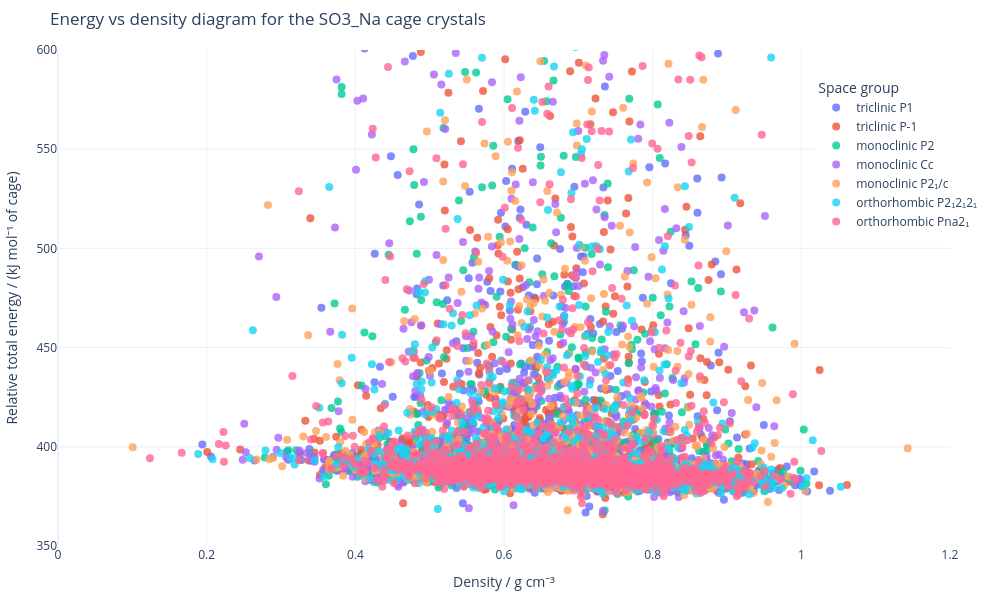

Notebook code for this chart:
### Code cell
df2 = pd.read_csv('SO3_Na_all_sg.csv')

fig = go.Figure()
dic_sg = {1:'triclinic P1',2:'triclinic P-1', 3:'monoclinic P2', 4:'monoclinic Cc',
          5:'monoclinic P2\u2081/c', 6:'orthorhombic P2\u20812\u20812\u2081',
          7:'orthorhombic Pna2\u2081'}


# Step through every pair of columns in the DataFrame
for i in range(2, df2.shape[1], 3):  # Step through every pair of columns
    col1 = df2.iloc[:, i]
    col2 = df2.iloc[:, i + 1]
    col3 = df2.iloc[:, i - 1]
    
    # Add a scatter trace for each pair of columns
    
    fig.add_trace(go.Scatter(
        x=col2, y=col1, mode='markers',marker=dict(size=8, opacity = 0.8), name=dic_sg[(i+1)//3], customdata=col3,  # Attach multiple columns
        hovertemplate="Energy: %{y}<br>Density: %{x}<br>Num_config: %{customdata}"))

# Customize the plot
fig.update_layout(
    title='Energy vs density diagram for the SO3_Na cage crystals',
    xaxis_title="Density / g cm\u207B\u00B3",
    yaxis_title="Relative total energy / (kJ mol\u207B\u00B9 of cage)",
    xaxis_range=[0, 1.2],  # Set range for x-axis
    yaxis_range=[350,600],
    legend_title="Space group",
    legend=dict(title="Space group", x=0.85, y=0.95),
    showlegend=True,
    height=600,  # Adjust the size of the figure
    width=1000,
    template='plotly_white',  # Clean background
    margin=dict(t=50, b=50, l=50, r=50)  # Adjust margins to fit titles# Adjust size of markers
)

# Show the plot
fig.show()

### Figure 1 — Plotly figure (JSON) as saved in the notebook; plotly's stock layout.template omitted (floating-point values rounded to 4 significant figures; data arrays with more than 128 entries replaced by an {"elided": "..."} marker saying what was removed)
{"data": [{"customdata": {"elided": "2643 str values"}, "hovertemplate": "Energy: %{y}<br>Density: %{x}<br>Num_config: %{customdata}", "marker": {"opacity": 0.8, "size": 8}, "mode": "markers", "name": "triclinic P1", "type": "scatter", "x": {"elided": "2643 float values"}, "y": {"elided": "2643 float values"}}, {"customdata": {"elided": "2643 str values"}, "hovertemplate": "Energy: %{y}<br>Density: %{x}<br>Num_config: %{customdata}", "marker": {"opacity": 0.8, "size": 8}, "mode": "markers", "name": "triclinic P-1", "type": "scatter", "x": {"elided": "2643 float values"}, "y": {"elided": "2643 float values"}}, {"customdata": {"elided": "2643 str values"}, "hovertemplate": "Energy: %{y}<br>Density: %{x}<br>Num_config: %{customdata}", "marker": {"opacity": 0.8, "size": 8}, "mode": "markers", "name": "monoclinic P2", "type": "scatter", "x": {"elided": "2643 float values"}, "y": {"elided": "2643 float values"}}, {"customdata": {"elided": "2643 str values"}, "hovertemplate": "Energy: %{y}<br>Density: %{x}<br>Num_config: %{customdata}", "marker": {"opacity": 0.8, "size": 8}, "mode": "markers", "name": "monoclinic Cc", "type": "scatter", "x": {"elided": "2643 float values"}, "y": {"elided": "2643 float values"}}, {"customdata": {"elided": "2643 str values"}, "hovertemplate": "Energy: %{y}<br>Density: %{x}<br>Num_config: %{customdata}", "marker": {"opacity": 0.8, "size": 8}, "mode": "markers", "name": "monoclinic P2₁/c", "type": "scatter", "x": {"elided": "2643 float values"}, "y": {"elided": "2643 float values"}}, {"customdata": {"elided": "2643 str values"}, "hovertemplate": "Energy: %{y}<br>Density: %{x}<br>Num_config: %{customdata}", "marker": {"opacity": 0.8, "size": 8}, "mode": "markers", "name": "orthorhombic P2₁2₁2₁", "type": "scatter", "x": {"elided": "2643 float values"}, "y": {"elided": "2643 float values"}}, {"customdata": {"elided": "2643 str values"}, "hovertemplate": "Energy: %{y}<br>Density: %{x}<br>Num_config: %{customdata}", "marker": {"opacity": 0.8, "size": 8}, "mode": "markers", "name": "orthorhombic Pna2₁", "type": "scatter", "x": {"elided": "2643 float values"}, "y": {"elided": "2643 float values"}}], "layout": {"height": 600, "legend": {"title": {"text": "Space group"}, "x": 0.85, "y": 0.95}, "margin": {"b": 50, "l": 50, "r": 50, "t": 50}, "showlegend": true, "title": {"text": "Energy vs density diagram for the SO3_Na cage crystals"}, "width": 1000, "xaxis": {"range": [0, 1.2], "title": {"text": "Density / g cm⁻³"}}, "yaxis": {"range": [350, 600], "title": {"text": "Relative total energy / (kJ mol⁻¹ of cage)"}}}}
